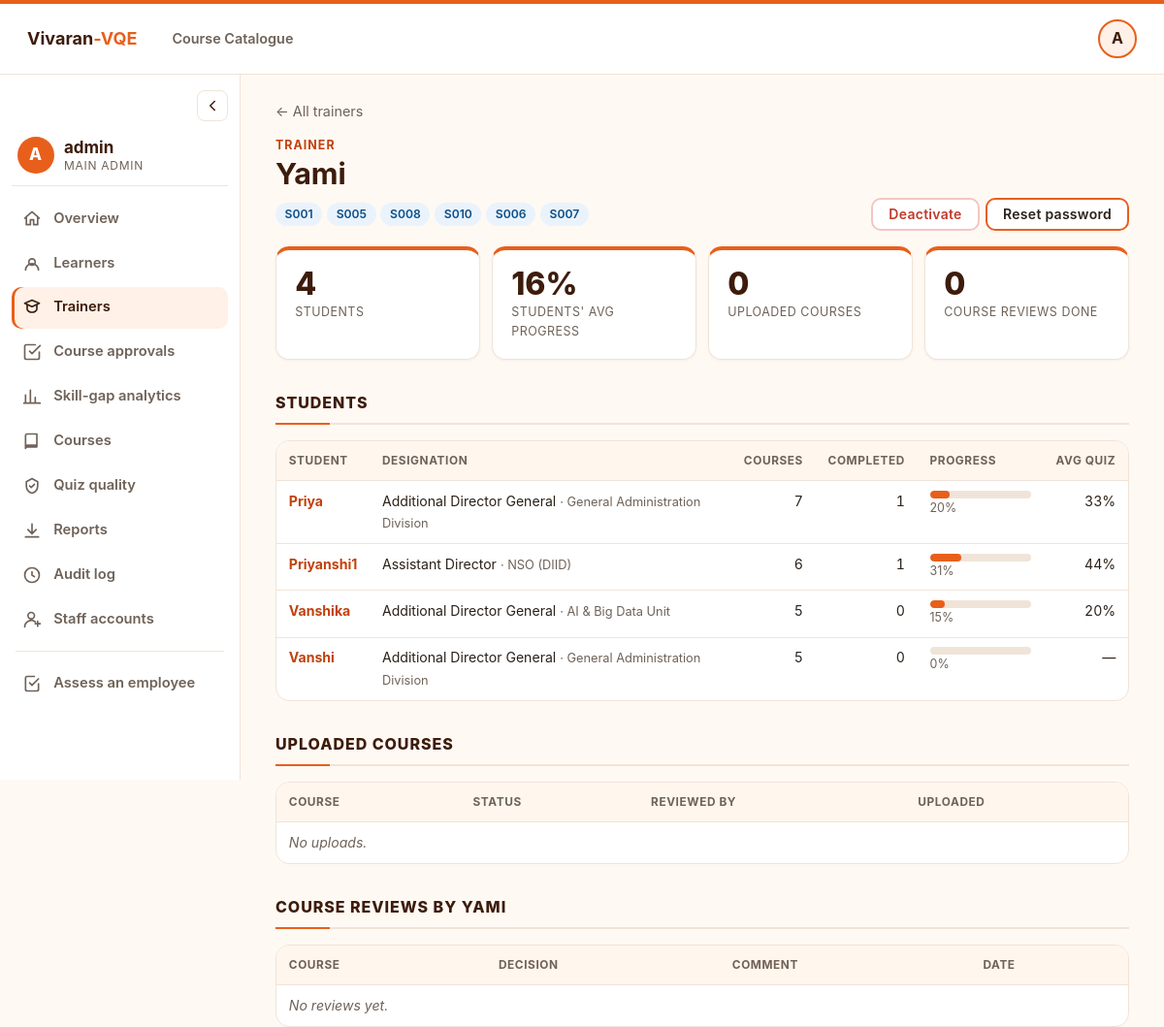
The app's page /admin/trainers/13 (signed in) with its own data.
### tables this page shows
CREATE TABLE users (
                id INTEGER PRIMARY KEY AUTOINCREMENT,
                username TEXT NOT NULL UNIQUE,
                password_hash TEXT NOT NULL,
                created_at TEXT NOT NULL
            , email TEXT, role TEXT NOT NULL DEFAULT 'learner', active INTEGER NOT NULL DEFAULT 1, must_change_password INTEGER NOT NULL DEFAULT 0, is_primary INTEGER NOT NULL DEFAULT 0);

CREATE TABLE learner_profiles (
                user_id INTEGER PRIMARY KEY REFERENCES users(id),
                role_id TEXT NOT NULL,
                designation TEXT NOT NULL,
                department TEXT NOT NULL,
                area_of_experience TEXT NOT NULL,
                s1_employee_id TEXT,
                created_at TEXT NOT NULL,
                updated_at TEXT NOT NULL
            , trainer_id INTEGER REFERENCES users(id));

### app.py (the view)
@app.route("/admin/trainers/<int:trainer_id>")
@role_required("admin")
def admin_trainer(trainer_id: int):
    t = next((r for r in _trainer_rows() if r["id"] == trainer_id), None)
    if not t:
        abort(404)
    return render_template("admin_trainer.html", t=t, students=_students_overview(trainer_id),
                           uploads=db.list_trainer_courses(trainer_id),
                           reviews=[r for r in db.list_course_reviews(by_user_id=trainer_id) if r["action"] in ("approved", "rejected")],
                           **_admin_ctx("trainers"))

### app.py (called while the page is built, shortened)
@app.context_processor
def inject_user() -> dict:
    ctx = {
        "current_user": session.get("username", ""),
        "current_role": session.get("role", ""),
        "home_url": _home_url(session.get("role", "")) if "user_id" in session else "/",
    }
    if session.get("role") == "learner" and "user_id" in session:
        ctx["lnav"] = _learner_nav(int(session["user_id"]))
    return ctx

def _home_url(role: str) -> str:
    return {
        "admin": url_for("admin_dashboard"),
        "trainer": url_for("trainer_dashboard"),
    }.get(role, url_for("learner_dashboard"))

def role_required(*allowed: str):
    def decorator(view):
        @wraps(view)
        @login_required
        def wrapped(*args, **kwargs):
            if session.get("role") not in allowed:
                if _wants_json():
                    return jsonify({"ok": False, "error": "You do not have access to this."}), 403
                return render_template("forbidden.html"), 403
            return view(*args, **kwargs)
        return wrapped
    return decorator

def _require_user() -> int:
    return int(session.get("user_id", 0))

def _ensure_roadmap(user_id: int, rebuild: bool = False) -> dict | None:
    profile = db.get_learner_profile(user_id)
    if not profile:
        return None
    current = db.latest_submission(user_id)
    enrollments = db.list_enrollments(user_id)
    done = {e["course_id"] for e in enrollments if e["status"] == "completed"}
    if current and not rebuild:
        ids = [r.get("course_id") for r in current.get("recommendations") or []]
        if ids and not all(i in done for i in ids):
            return current

def _students_overview(trainer_id: int) -> list[dict]:
    out = []
    for s in db.list_trainer_students(trainer_id):
        d = _student_detail(s["id"])
        out.append({**s, "prog": progress.brief(s["id"]), "courses": len(d["rows"]), "completed": d["completed"],
                    "overall": d["overall"], "avg_score": d["avg_score"],
                    "quizzes": len(d["attempts"])})
    return out

### courses.py (called while the page is built, shortened)
def skills() -> dict[str, dict]:
    global _SKILLS
    return _SKILLS

def skill_name(skill_id: str) -> str:
    return (skills().get(skill_id) or {}).get("skill_name", skill_id)

### db.py (called while the page is built)
def connect() -> sqlite3.Connection:
    conn = sqlite3.connect(DB_PATH)
    conn.row_factory = sqlite3.Row
    conn.execute("PRAGMA foreign_keys = ON")
    return conn

### progress.py (called while the page is built)
def today() -> date:
    return datetime.now(TZ).date()

### templates/admin_trainer.html (shortened to what this page needs)
{% extends 'admin_base.html' %}
{% from '_account_actions.html' import account_actions %}
{% block acontent %}
{% set st_pill = {'pending': 'in_progress', 'approved': 'completed', 'rejected': 'failed'} %}
<div class="mt-3"><a href="{{ url_for('admin_trainers') }}" class="subtle" style="font-size:.9rem;">← All trainers</a></div>
<div class="page-head" style="margin-top:.75rem;">
  <div><div class="eyebrow">Trainer</div><h1>{{ t.username }} {% if not t.active %}<span class="pill failed" style="font-size:.8rem; vertical-align:middle;">Deactivated</span>{% endif %}</h1>
    <div class="mt-1">{% for sid in t.specialisations %}<span class="chip">{{ skill_name(sid) }}</span>{% endfor %}</div></div>
  {{ account_actions({'id': t.id, 'username': t.username, 'active': t.active, 'role': 'trainer'}, url_for('admin_trainer', trainer_id=t.id)) }}
</div>
<div class="kpis kpis-4">
  <div class="kpi"><div class="n">{{ t.students }}</div><div class="l">Students</div></div>
  <div class="kpi"><div class="n">{{ (t.avg_progress|string + '%') if t.avg_progress is not none else '—' }}</div><div class="l">Students' avg progress</div></div>
  <div class="kpi"><div class="n">{{ t.uploads }}</div><div class="l">Uploaded courses</div></div>
  <div class="kpi"><div class="n">{{ t.reviews }}</div><div class="l">Course reviews done</div></div>
</div>
<div class="section"><h2>Students</h2>
  <div class="table-wrap"><table class="data clickable">
    <thead><tr><th>Student</th><th>Designation</th><th class="num">Courses</th><th class="num">Completed</th><th style="min-width:130px;">Progress</th><th class="num">Avg quiz</th></tr></thead>
    <tbody>{% for s in students %}
      <tr onclick="location.href='{{ url_for('admin_learner', learner_id=s.id) }}'"><td><a href="{{ url_for('admin_learner', learner_id=s.id) }}"><b>{{ s.username }}</b></a></td><td>{{ s.designation }} <span class="subtle" style="font-size:.8rem;">· {{ s.department }}</span></td>
        <td class="num">{{ s.courses }}</td><td class="num">{{ s.completed }}</td>
        <td><div class="bar"><span style="width:{{ s.overall }}%"></span></div><div class="subtle" style="font-size:.78rem;">{{ s.overall }}%</div></td>
        <td class="num">{{ ('%.0f%%'|format(s.avg_score)) if s.avg_score is not none else '—' }}</td></tr>
    {% else %}<tr><td colspan="6" class="muted-empty">No students assigned.</td></tr>{% endfor %}</tbody>
  </table></div>
</div>
<div class="section"><h2>Uploaded courses</h2>
  <div class="table-wrap"><table class="data">
    <thead><tr><th>Course</th><th>Status</th><th>Reviewed by</th><th>Uploaded</th></tr></thead>
    <tbody>{% for u in uploads %}
      <tr><td><a href="{{ url_for('course_page', course_id=u.course_id) }}">{{ u.title }}</a> <span class="subtle" style="font-size:.78rem;">{{ u.course_id }}</span></td>
        <td><span class="pill {{ st_pill[u.status] }}">{{ u.status|title }}</span></td><td>{{ u.reviewer_username or '—' }}</td><td class="subtle">{{ u.created_at[:10] }}</td></tr>
    {% else %}<tr><td colspan="4" class="muted-empty">No uploads.</td></tr>{% endfor %}</tbody>
  </table></div>
</div>
<div class="section"><h2>Course reviews by {{ t.username }}</h2>
  <div class="table-wrap"><table class="data">
    <thead><tr><th>Course</th><th>Decision</th><th>Comment</th><th>Date</th></tr></thead>
    <tbody>{% for r in reviews %}
      <tr><td>{{ r.course_title }}</td><td><span class="pill {{ 'completed' if r.action == 'approved' else 'failed' }}">{{ r.action|title }}</span></td><td class="subtle">{{ r.note or '—' }}</td><td class="subtle">{{ r.created_at[:10] }}</td></tr>
    {% else %}<tr><td colspan="4" class="muted-empty">No reviews yet.</td></tr>{% endfor %}</tbody>
  </table></div>
</div>
{% endblock %}

### templates/admin_base.html (shortened to what this page needs)
{% extends 'base.html' %}
{% block main %}
<div class="t-shell" id="tShell">
  <aside class="t-sidebar" aria-label="Admin navigation">
    <button type="button" class="t-toggle" id="tToggle" aria-label="Collapse or expand sidebar" title="Collapse / expand">
      <svg viewBox="0 0 24 24" width="18" height="18" fill="none" stroke="currentColor" stroke-width="2" stroke-linecap="round" stroke-linejoin="round"><path d="M15 6l-6 6 6 6"/></svg>
    </button>
    <div class="t-who">
      <div class="t-avatar">{{ me.username[0]|upper }}</div>
      <div class="t-label"><b>{{ me.username }}</b><span>{{ 'Main admin' if me.is_primary else 'Admin' }}</span></div>
    </div>
    <nav class="t-nav">
      {% for key, href, label, icon in nav %}
      <a href="{{ href }}" class="{{ 'active' if active == key }}" title="{{ label }}">
        <svg viewBox="0 0 24 24" width="20" height="20" fill="none" stroke="currentColor" stroke-width="2" stroke-linecap="round" stroke-linejoin="round"><path d="{{ icon }}"/></svg>
        <span class="t-label">{{ label }}</span>
      </a>
      {% endfor %}
      <div class="t-sep"></div>
      <a href="{{ url_for('recommendation') }}" title="Assess an employee (original System 1 form)">
        <svg viewBox="0 0 24 24" width="20" height="20" fill="none" stroke="currentColor" stroke-width="2" stroke-linecap="round" stroke-linejoin="round"><path d="M9 11l3 3 8-8M20 12v7a2 2 0 01-2 2H6a2 2 0 01-2-2V5a2 2 0 012-2h9"/></svg>
        <span class="t-label">Assess an employee</span>
      </a>
    </nav>
  </aside>
  <main class="t-main">
    {% block acontent %}{% endblock %}
  </main>
</div>
{% endblock %}

### templates/_account_actions.html (shortened to what this page needs)
{% macro account_actions(u, next_url, compact=False) %}
<div class="acct-actions">
  <form method="post" action="{{ url_for('admin_set_active', user_id=u.id) }}" data-msg="{{ ('Reactivate ' if not u.active else 'Deactivate ') ~ u.username ~ '?' }}{{ '' if not u.active else (' Their students will be moved to other trainers.' if u.role == 'trainer' else ' They will not be able to log in.') }}" onsubmit="return confirm(this.dataset.msg);">
    <button class="btn btn-sm {{ 'btn-ok' if not u.active else 'btn-danger-outline' }}" type="submit">{{ 'Reactivate' if not u.active else 'Deactivate' }}</button>
  </form>
  <form method="post" action="{{ url_for('admin_reset_password', user_id=u.id) }}" data-msg="Reset {{ u.username }}'s password? You'll get a temporary password to give them." onsubmit="return confirm(this.dataset.msg);">
    <button class="btn btn-sm btn-outline" type="submit">Reset password</button>
  </form>
</div>
{% endmacro %}

### records on screen
users: username "A", username "admin", is_primary "MAIN ADMIN"
users: username "Yami", active "Deactivate", username "YAMI"
learner_profiles: username "Priya", designation "Additional Director General", department "General Administration Division", courses "7", completed "1", overall "20", avg_score "33%"
learner_profiles: username "Priyanshi1", designation "Assistant Director", department "NSO (DIID)", courses "6", completed "1", overall "31", avg_score "44%"
learner_profiles: username "Vanshika", designation "Additional Director General", department "AI & Big Data Unit", courses "5", completed "0", overall "15", avg_score "20%"
learner_profiles: username "Vanshi", designation "Additional Director General", department "General Administration Division", courses "5", completed "0", overall "0", avg_score "—"

### other values on screen
{{ current_user[0]|upper }} "A"
{{ label }} "Overview" "Learners" "Trainers" "Course approvals" "Skill-gap analytics" "Courses" "Quiz quality" "Reports" "Audit log" "Staff accounts"
{{ skill_name(sid) }} "S001" "S005" "S008" "S010" "S006" "S007"
{{ t.students }} "4"
{{ (t.avg_progress|string + '%') if t.avg_progress is not none else '—' }} "16%"
{{ t.uploads }} "0"
{{ t.reviews }} "0"
